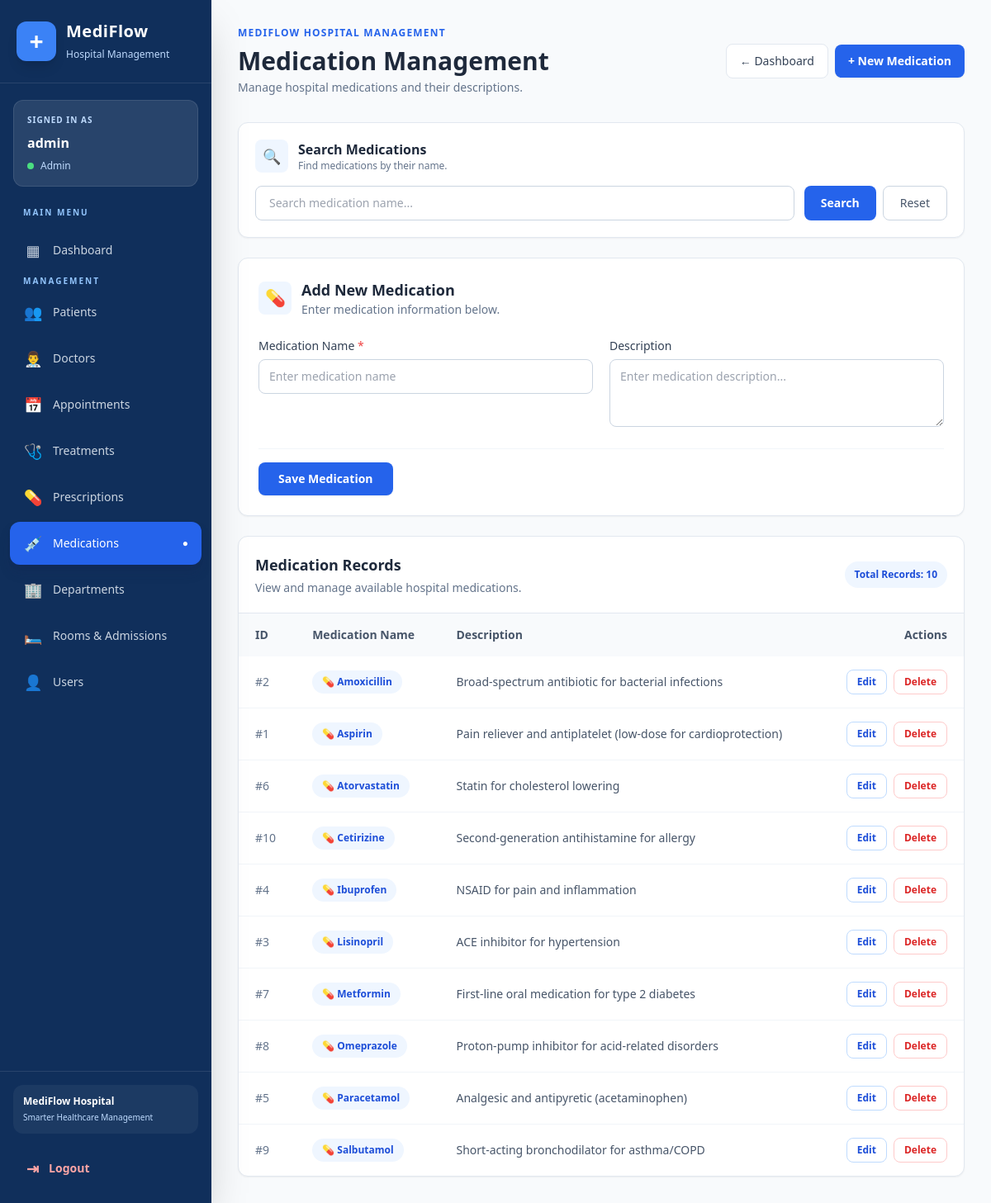
The page /dashboard/manage-medications.php (signed in) on the database its author committed.
### tables this page shows
CREATE TABLE IF NOT EXISTS users (
  id INT AUTO_INCREMENT PRIMARY KEY,
  username VARCHAR(120) NOT NULL UNIQUE,
  email VARCHAR(190) NOT NULL UNIQUE,
  password_hash VARCHAR(255) NOT NULL,
  role ENUM('admin','doctor','patient') NOT NULL DEFAULT 'patient',
  linked_doctor_id INT NULL UNIQUE,
  linked_patient_id INT NULL UNIQUE,
  FOREIGN KEY (linked_doctor_id) REFERENCES doctors(id) ON DELETE SET NULL,
  FOREIGN KEY (linked_patient_id) REFERENCES patients(id) ON DELETE SET NULL
);

CREATE TABLE IF NOT EXISTS medications (
  id INT AUTO_INCREMENT PRIMARY KEY,
  name VARCHAR(150) NOT NULL UNIQUE,
  description TEXT NULL
);

### dashboard/manage-medications.php (the view, shortened to what the rows shown need)
<?php
require_once __DIR__ . '/../database.php';
$p = get_pagination_params(10);
$data = medications_list(
    $p['q'],
    $p['limit'],
    $p['offset']
);
$rows = $data['rows'];
$editId = isset($_GET['edit']) ? (int)$_GET['edit'] : 0;
$editRow = $editId ? medications_get($editId) : null;
?>
<!doctype html>
<html lang="en">
<head>
    <script src="https://cdn.tailwindcss.com"></script>
</head>
<body class="bg-slate-50 min-h-screen">
    <?php include __DIR__ . '/sidebar.php'; ?>
    <main class="md:ml-64 min-h-screen p-4 sm:p-6 lg:p-8">
        <div class="flex flex-col sm:flex-row sm:items-center sm:justify-between gap-4 mb-8">
            <div>
                <h1 class="text-2xl sm:text-3xl font-bold text-slate-800">
                    <?= $editRow ? 'Edit Medication' : 'Medication Management' ?>
                </h1>
            </div>
        </div>
        <section class="bg-white rounded-xl border border-slate-200 shadow-sm p-5 mb-6">
            <div class="flex items-center gap-3 mb-4">
                <div>
                    <h2 class="font-semibold text-slate-800">
                        Search Medications
                    </h2>
                </div>
            </div>
        </section>
        <section id="medication-form"
                 class="bg-white rounded-xl border border-slate-200 shadow-sm p-5 sm:p-6 mb-6">
            <div class="flex items-center gap-3 mb-6">
                <div>
                    <h2 class="text-lg font-bold text-slate-800">
                        <?= $editRow ? 'Update Medication' : 'Add New Medication' ?>
                    </h2>
                </div>
            </div>
        </section>
        <section class="bg-white rounded-xl border border-slate-200 shadow-sm overflow-hidden">
            <div class="p-5 border-b border-slate-200 flex flex-col sm:flex-row sm:items-center sm:justify-between gap-3">
                <div>
                    <h2 class="text-lg font-bold text-slate-800">
                        Medication Records
                    </h2>
                </div>
            </div>
            <div class="overflow-x-auto">
                <table class="min-w-full text-sm">
                    <thead class="bg-slate-50 text-slate-600">
                        <tr>
                            <th class="text-left px-5 py-4 font-semibold">
                                ID
                            </th>
                            <th class="text-left px-5 py-4 font-semibold">
                                Medication Name
                            </th>
                            <th class="text-left px-5 py-4 font-semibold">
                                Description
                            </th>
                            <th class="text-right px-5 py-4 font-semibold">
                                Actions
                            </th>
                        </tr>
                    </thead>
                    <tbody class="divide-y divide-slate-100">
                        <?php foreach ($rows as $r): ?>
                            <tr class="hover:bg-slate-50 transition">
                                <td class="px-5 py-4 text-slate-500 font-medium">
                                    #<?= (int)$r['id'] ?>
                                </td>
                                <td class="px-5 py-4">
                                    <span class="inline-flex items-center px-3 py-1.5 rounded-full bg-blue-50 text-blue-700 text-xs font-semibold">
                                        💊 <?= htmlspecialchars($r['name']) ?>
                                    </span>
                                </td>
                                <td class="px-5 py-4 text-slate-600 max-w-md">
                                    <?php if (!empty($r['description'])): ?>
                                        <?= htmlspecialchars($r['description']) ?>
                                    <?php else: ?>
                                        <span class="text-slate-400">
                                            No description
                                        </span>
                                    <?php endif; ?>
                                </td>
                                <td class="px-5 py-4">
                                    <div class="flex flex-wrap justify-end items-center gap-2">
                                        <a href="?edit=<?= (int)$r['id'] ?>"
                                           class="px-3 py-1.5 rounded-lg border border-blue-200 text-blue-700 text-xs font-semibold hover:bg-blue-50 transition">
                                            Edit
                                        </a>
                                        <form method="post"
                                              class="inline"
                                              onsubmit="return confirm('Are you sure you want to delete this medication?')">
                                            <button type="submit"
                                                class="px-3 py-1.5 rounded-lg border border-red-200 text-red-600 text-xs font-semibold hover:bg-red-50 transition">
                                                Delete
                                            </button>
                                        </form>
                                    </div>
                                </td>
                            </tr>
                        <?php endforeach; ?>
                    </tbody>
                </table>
            </div>
        </section>
    </main>
</body>
</html>

### dashboard/sidebar.php (shortened to what the rows shown need)
<?php
$user = current_user();
$role = $user['role'] ?? ROLE_PATIENT;
?>
<div x-data="{ open: false }">
    <aside
        class="fixed inset-y-0 left-0 z-50 flex w-64 flex-col bg-[#102F5B] text-white shadow-2xl transition-transform duration-300"
        :class="open ? 'translate-x-0' : '-translate-x-full md:translate-x-0'">
        <div class="mx-4 mt-5 rounded-xl border border-white/10 bg-white/10 p-4">
            <p class="text-[10px] font-bold uppercase tracking-widest text-blue-200">
                Signed in as
            </p>
            <p class="mt-2 truncate font-semibold text-white">
                <?= htmlspecialchars($user['username'] ?? 'User') ?>
            </p>
            <div class="mt-2 flex items-center gap-2">
                <span class="h-2 w-2 rounded-full bg-green-400"></span>
                <span class="text-xs capitalize text-blue-200">
                    <?= htmlspecialchars($role) ?>
                </span>
            </div>
        </div>
    </aside>
</div>

### rows shown on the page
users: username "admin", role "Admin"
medications: id "2", name "Amoxicillin", description "Broad-spectrum antibiotic for bacterial infections"
medications: id "1", name "Aspirin", description "Pain reliever and antiplatelet (low-dose for cardioprotection)"
medications: id "6", name "Atorvastatin", description "Statin for cholesterol lowering"
medications: id "10", name "Cetirizine", description "Second-generation antihistamine for allergy"
medications: id "4", name "Ibuprofen", description "NSAID for pain and inflammation"
medications: id "3", name "Lisinopril", description "ACE inhibitor for hypertension"
medications: id "7", name "Metformin", description "First-line oral medication for type 2 diabetes"
medications: id "8", name "Omeprazole", description "Proton-pump inhibitor for acid-related disorders"
medications: id "5", name "Paracetamol", description "Analgesic and antipyretic (acetaminophen)"
medications: id "9", name "Salbutamol", description "Short-acting bronchodilator for asthma/COPD"

### other values the page prints
$icon "▦ 👥 👨‍⚕️ 📅 🩺 💊 💉 🏢 🛏️ 👤"
$label "Dashboard Patients Doctors Appointments Treatments Prescriptions Medications Departments Rooms & Admissions Users"
$data['total'] "10"
